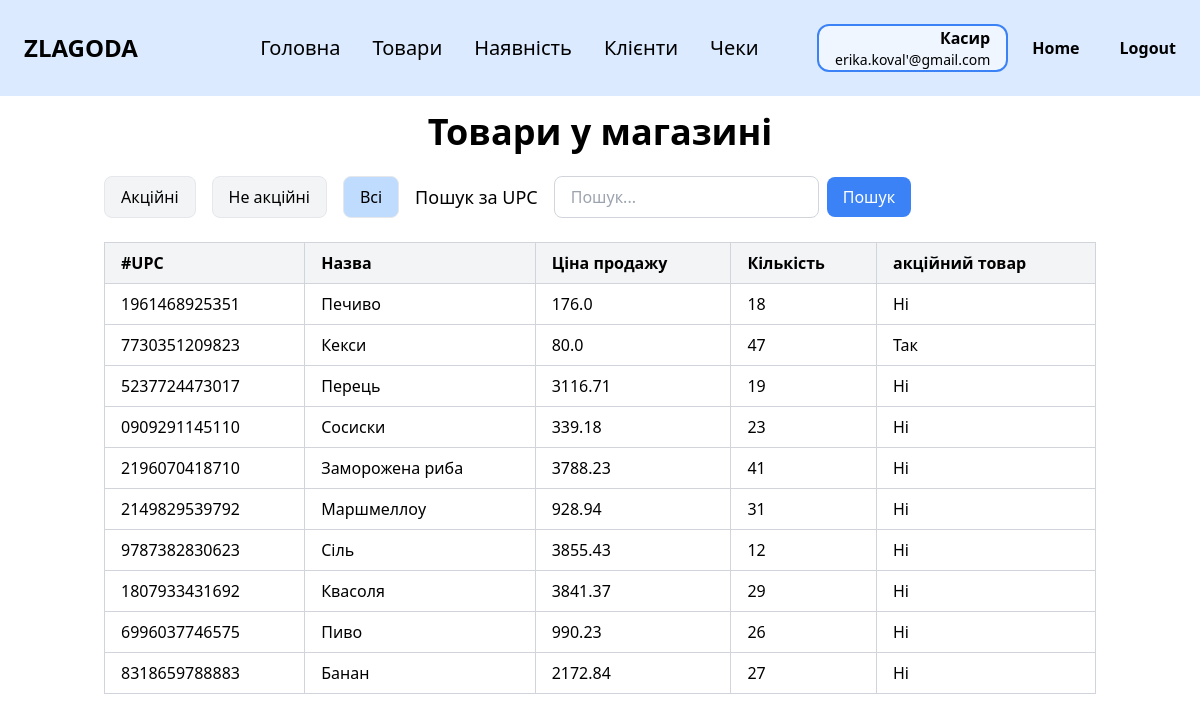
The page /stock (signed in) on the database as committed earlier.
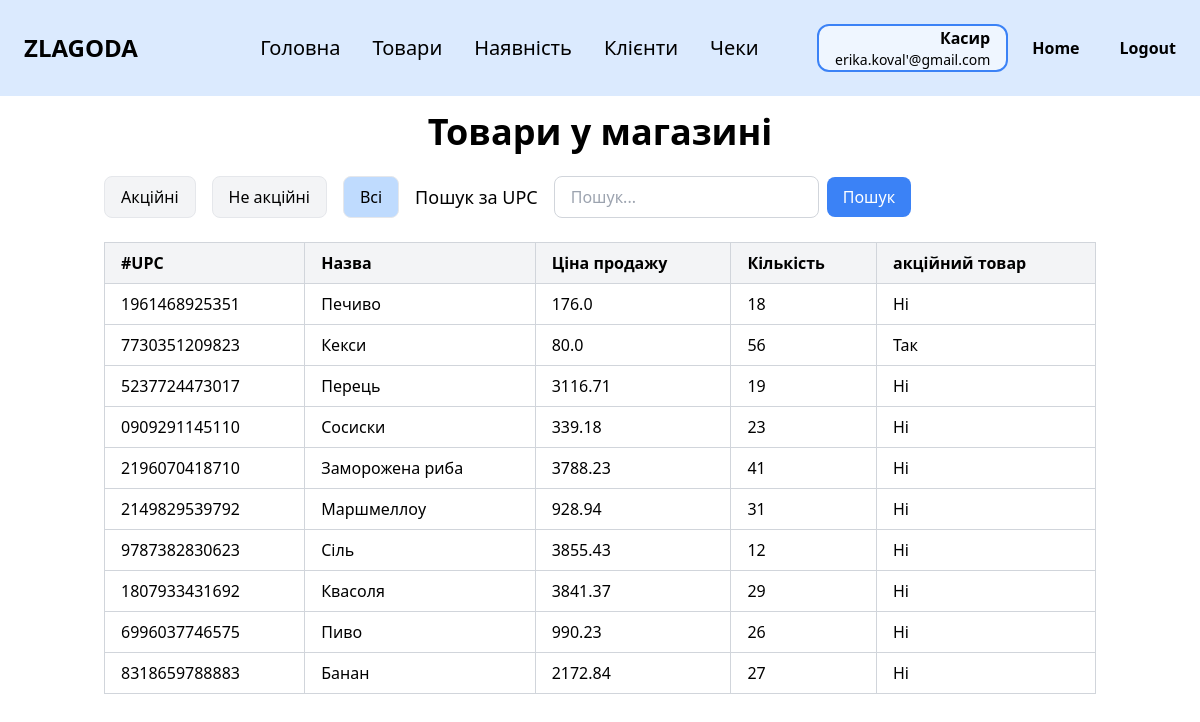
The same page on the database as committed later.
### zlg_website/models.py (models this page shows, shortened)
class Employee(db.Model, UserMixin):
    __tablename__ = 'employee'
    id = db.Column(db.Integer, primary_key=True)
    last_name = db.Column(db.String(100))
    first_name = db.Column(db.String(100))
    middle_name = db.Column(db.String(100))
    position = db.Column(db.String(100))
    salary = db.Column(db.Float)
    start_date = db.Column(db.Date)
    birth_date = db.Column(db.Date)
    phone = db.Column(db.String(20))
    city = db.Column(db.String(100))
    street = db.Column(db.String(100))
    postal_code = db.Column(db.String(10))
    password = db.Column(db.String(10000))
    email = db.Column(db.String(100), unique=True)
    @property
    def full_name(self):
        parts = [self.last_name, self.first_name, self.middle_name]
        return " ".join(part for part in parts if part)
    @property
    def address(self):
        return f"{self.city}, {self.street}, {self.postal_code}"

class StoreProduct(db.Model):
    __tablename__ = 'store_product'
    upc = db.Column(db.String(12), primary_key=True)
    price = db.Column(db.Float)
    quantity = db.Column(db.Integer)
    expiration_date = db.Column(db.Date)  # НОВЕ: дата придатності
    is_promotional = db.Column(db.Boolean, default=False)  # Додано поле для акційного статусу
    promo_price = db.Column(db.Float)
    product_id = db.Column(db.Integer, db.ForeignKey('product.id'))
    product = db.relationship('Product', backref='store_items')
    @property
    def calculate_promotional(self):
        """Визначає, чи є товар акційним: якщо термін збігає і кількість велика."""
        soon_expiring = self.expiration_date and self.expiration_date <= datetime.now().date() + timedelta(days=7)
        high_quantity = self.quantity > 30
        return soon_expiring and high_quantity
    @property
    def calculate_promo_price(self):
        """Ціна акційного товару зі знижкою 20%"""
        return round(self.price * 0.8, 2) if self.is_promotional else self.price

class Product(db.Model):
    __tablename__ = 'product'
    id = db.Column(db.Integer, primary_key=True)
    name = db.Column(db.String(100))
    manufacturer = db.Column(db.String(100))
    specifications = db.Column(db.Text)
    category_number = db.Column(db.Integer, db.ForeignKey('category.category_number'))
    category = db.relationship('Category', backref='products')

### zlg_website/views/storeproducts.py (the view)
@views.route('/stock')
@login_required
def storeproducts():
    category_number = request.args.get('category')
    sort = request.args.get('sort')
    order = request.args.get('order', 'asc')
    promo_filter = request.args.get('promo')
    search = request.args.get('search')
    quantity_filter = request.args.get('quantity')
    query = StoreProduct.query.join(Product)
    if category_number:
        try:
            category_number = int(category_number)  # Перетворення на int
            query = query.filter(Product.category_number == category_number)
        except ValueError:
            pass
    if promo_filter == 'yes':
        query = query.filter(StoreProduct.is_promotional.is_(True))
    elif promo_filter == 'no':
        query = query.filter(StoreProduct.is_promotional.is_(False))
    if quantity_filter:
        try:
            quantity_filter = int(quantity_filter)
            query = query.filter(StoreProduct.quantity >= quantity_filter)  # Товари з кількістю більше або рівною
        except ValueError:
            pass
    if sort == 'name':
        query = query.order_by(
            Product.name.desc() if order == 'desc' else Product.name.asc()
        )
    elif sort == 'quantity':
        query = query.order_by(
            StoreProduct.quantity.desc() if order == 'desc' else StoreProduct.quantity.asc()
        )
    elif sort == 'id':
        query = query.order_by(Product.id.asc())
    else:
        query = query.order_by(Product.id.asc())  # За замовчуванням — за id
    if search:
        query = query.filter(StoreProduct.upc.ilike(f"{search}%"))
    products = query.all()
    categories = Category.query.all()
    return render_template("storeproducts.html", user=current_user, products=products, categories=categories, sort=sort, order=order, category_number=category_number, current_promo_filter=promo_filter, quantity_filter=quantity_filter)

### zlg_website/__init__.py (called while the page is built)
def create_app():
    app = Flask(__name__)
    app.config['SECRET_KEY'] = 'zlagoda'
    app.config['SQLALCHEMY_DATABASE_URI'] = f'sqlite:///{os.path.join(app.instance_path, DB_NAME)}'
    db.init_app(app)
    from .views import views
    from .auth import auth
    app.register_blueprint(views, url_prefix='/')
    app.register_blueprint(auth, url_prefix='/')
    from .models import Employee
    with app.app_context():
        if database_is_empty():
            create_database(app)
    login_manager = LoginManager()
    login_manager.login_view = 'auth.login'
    login_manager.init_app(app)
    @login_manager.user_loader
    def load_user(id):
        return Employee.query.get(int(id))
    return app

### zlg_website/templates/storeproducts.html (shortened to what this page needs)
{% extends "base.html" %}
{% block content %}
<div class="py-4">
    <h1 class="text-4xl font-bold mb-6 text-center">Товари у магазині</h1>
    <div class="flex justify-between items-center mb-6">
        <div class="flex items-center">
            <div class="flex space-x-4 items-center">
                <a href="{{ url_for('views.storeproducts', promo='yes') }}">
                    <button class="px-4 py-2 border rounded-lg bg-gray-100 hover:bg-gray-200 {% if current_promo_filter == 'yes' %}bg-blue-200{% endif %}">
                        Акційні
                    </button>
                </a>
                <a href="{{ url_for('views.storeproducts', promo='no') }}">
                    <button class="px-4 py-2 border rounded-lg bg-gray-100 hover:bg-gray-200 {% if current_promo_filter == 'no' %}bg-blue-200{% endif %}">
                        Не акційні
                    </button>
                </a>
                <a href="{{ url_for('views.storeproducts') }}">
                    <button class="px-4 py-2 border rounded-lg bg-gray-100 hover:bg-gray-200 {% if not current_promo_filter %}bg-blue-200{% endif %}">
                        Всі
                    </button>
                </a>
            </div>
            <p class="mr-4 ml-4 text-lg">Пошук за UPC</p>
            <form method="GET" action="{{ url_for('views.storeproducts') }}" class="flex items-center" id="search-form">
                <input
                        type="text"
                        name="search"
                        placeholder="Пошук..."
                        value="{{ request.args.get('search', '') }}"
                        class="px-4 py-2 border border-gray-300 rounded-lg focus:outline-none focus:ring-2 focus:ring-blue-500"
                />
                <button type="submit" class="ml-2 px-4 py-2 bg-blue-500 text-white rounded-lg hover:bg-blue-600">Пошук
                </button>
            </form>
        </div>
    </div>
    <div class="overflow-x-auto">
        <table class="min-w-full border-collapse border border-gray-300">
            <thead>
            <tr class="bg-gray-100">
                <th class="border border-gray-300 px-4 py-2 text-left">#UPC</th>
                <th class="border border-gray-300 px-4 py-2 text-left">
                    <a href="{{ url_for('views.storeproducts',
                        sort='name',
                        order='desc' if request.args.get('sort') == 'name' and request.args.get('order') == 'asc' else 'asc',
                        search=request.args.get('search'),
                        category=request.args.get('category'),
                        promo=request.args.get('promo')) }}"
                       class="hover:underline">
                        Назва
                    </a>
                </th>
                <th class="border border-gray-300 px-4 py-2 text-left">Ціна продажу</th>
                <th class="border border-gray-300 px-4 py-2 text-left">
                    <a href="{{ url_for('views.storeproducts',
                        sort='quantity',
                        order='desc' if request.args.get('sort') == 'quantity' and request.args.get('order') == 'asc' else 'asc',
                        search=request.args.get('search'),
                        category=request.args.get('category'),
                        promo=request.args.get('promo')) }}"
                       class="hover:underline">
                        Кількість
                    </a>
                </th>
                <th class="border border-gray-300 px-4 py-2 text-left">акційний товар</th>
            </tr>
            </thead>
            <tbody>
            {% if products %}
            {% for product in products %}
            <tr>
                <td class="border border-gray-300 px-4 py-2">{{ product.upc }}</td>
                <td class="border border-gray-300 px-4 py-2">{{ product.product.name }}</td>
                <td class="border border-gray-300 px-4 py-2">
    {{ product.promo_price if product.is_promotional and product.promo_price else product.price }}
</td>
                <td class="border border-gray-300 px-4 py-2">{{ product.quantity }}</td>
                <td class="border border-gray-300 px-4 py-2">{{ 'Так' if product.is_promotional else 'Ні' }}</td>
            </tr>
            {% endfor %}
            {% else %}
            <tr>
                <td colspan="{{ 6 if user.position == 'Менеджер' else 5 }}" class="text-center py-4">Немає товарів для
                    відображення
                </td>
            </tr>
            {% endif %}
            </tbody>
        </table>
    </div>
</div>
{% endblock %}

### zlg_website/templates/base.html (shortened to what this page needs)
<!DOCTYPE html>
<html lang="en">
<head>
    <link rel="stylesheet" href="https://cdn.jsdelivr.net/npm/tailwindcss@2.2.19/dist/tailwind.min.css">
</head>
<body class="bg-white text-black">
<nav class="bg-blue-100 p-6">
    <div class="flex items-center justify-between">
        <div class="text-black text-2xl font-black mr-16">ZLAGODA</div>
        {% if user.is_authenticated %}
        <div class="flex gap-8 max-md:gap-5 max-sm:hidden">
            <a href="/" class="text-xl cursor-pointer max-md:text-base">Головна</a>
            {% if user.position == 'Менеджер' %}
            <a href="/employees" class="text-xl cursor-pointer max-md:text-base">Працівники</a>
            <a href="/categories" class="text-xl cursor-pointer max-md:text-base">Категорії</a>
            <a href="/products" class="text-xl cursor-pointer max-md:text-base">Товари</a>
            <a href="/stock" class="text-xl cursor-pointer max-md:text-base">Наявність</a>
            <a href="/clients" class="text-xl cursor-pointer max-md:text-base">Клієнти</a>
            <a href="/receipts" class="text-xl cursor-pointer max-md:text-base">Чеки</a>
            {% elif user.position == 'Касир' %}
            <a href="/products" class="text-xl cursor-pointer max-md:text-base">Товари</a>
            <a href="/stock" class="text-xl cursor-pointer max-md:text-base">Наявність</a>
            <a href="/clients" class="text-xl cursor-pointer max-md:text-base">Клієнти</a>
            <a href="/receipts" class="text-xl cursor-pointer max-md:text-base">Чеки</a>
            {% endif %}
        </div>
        {% endif %}
        {% if user.is_authenticated %}
        <div class="flex items-center gap-6">
            <div class="px-4 border-2 border-blue-500 rounded-xl bg-blue-50 text-right">
                <p class="text-base font-semibold">
                    {% if user.position == 'Касир' %}
                    Касир
                    {% elif user.position == 'Менеджер' %}
                    Менеджер
                    {% else %}
                    {{ user.position }}
                    {% endif %}
                </p>
                <p class="text-sm">{{ user.email }}</p>
            </div>
            <a href="/welcome" class="text-black font-bold mr-4">Home</a>
            <a href="/logout" class="text-black font-bold">Logout</a>
        </div>
        {% else %}
        <a href="/login" class="text-black font-bold">Login</a>
        {% endif %}
    </div>
</nav>
<div class="container mx-auto px-4">
    {% block content %}{% endblock %}
</div>
</body>
</html>

Rows that differ between the two databases and show on the page:
changed StoreProduct "Так": quantity "47" → "56"
